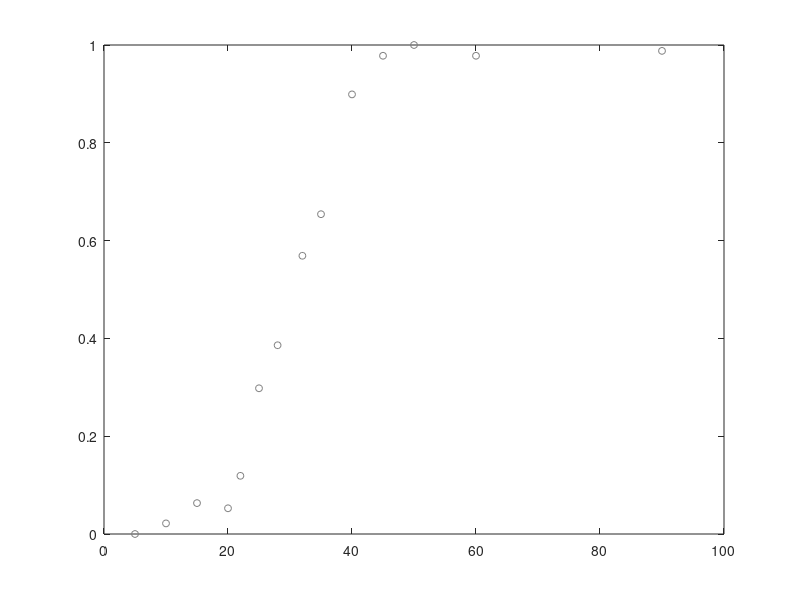

The MATLAB source for this figure: (Note: this script raises an error after producing the figure.)
function plot_figs_sample_code
%Written by Xing 13/07/14 to generate example figure, plot markers, draw
%fitted curve, and export to a file

truncateXLim=1;
plotDataPoints=1;

%specify styles of lines to plot:
trainingStageLineStyles=[{':'} {'--'} {'-'}];

%colours- red, green, blue:
lineCols=[{'r'} {[0/256 100/256 0/256]} {'b'}];%speficy shade of green

%create figure:
fig1=figure('Color',[1,1,1],'Units','Normalized','Position',[0.12, 0.08, 0.25, 0.8]);%'Position': left, bottom, width, height

sampleContrast=30;
xDataPoints=[5,10,15,20,22,25,28,32,35,40,45,50,60,90];
yDataPoints=[0,0.0217,0.0632,0.0526,0.119,0.298,0.386,0.569,0.654,0.899,0.978,1,0.978,0.988];

%plot draw data points in the form of circles:
if plotDataPoints==1;
    plot(xDataPoints,yDataPoints,'Marker','o','Color',[0.5 0.5 0.5],'LineStyle','none','MarkerSize',5);
    hold on%holds the current plot and all axis properties so that subsequent graphing commands add to the existing graph
end

%perform curve fitting:
X0=[2 30 0.2 0.1];%initialise parameters
X=fminsearch(@fit_weibull,X0,[],xDataPoints,yDataPoints,[],'least_square',[1 0 1 0],[20 0 max(yDataPoints) 0],[1 0 0 0],[0 0 0 0]);
X=[4.36,33.5,0.99,0.0069];

%generate values for plotting fitted curve
xvals=0:1:xDataPoints(end)+10;
yvals=1-X(4)-X(3).*exp(-(xvals./X(2)).^X(1));

%draw fitted curve:
plot(xvals,yvals,'Color','r','LineStyle','-');

sampleContrasts=[20 30 40];
testContrasts=[5,10,12,15,18,22,25,28,35,45,60,90;5,10,15,22,25,28,32,35,38,45,60,90;5,10,15,25,32,35,38,42,45,50,60,90];
for sampleContrastInd=1:length(sampleContrasts)
    testContrast=testContrasts(sampleContrastInd,:);
    rovingPerf=[0,0.143,0,0.0769,0.077,0.150,0.255,0.364,0.667,1,0.923,1;0.0588,0.0588,0,0.0926,0.0588,0.313,0.516,0.535,0.870,0.925,0.979,1;0,0.0571,0.0294,0.0833,0.105,0.241,0.320,0.370,0.653,0.972,1,0.971];
    for trainingStage=1:3
        subplot(3,1,sampleContrastInd);
        
        %plot raw data as circles:
        if plotDataPoints==1;
            %specify the marker type, marker colour, marker size, and line
            %style:
            plot(testContrasts(sampleContrastInd,:),rovingPerf(trainingStage,:),'Marker','o','Color',lineCols{sampleContrastInd},'LineStyle','none','MarkerSize',5);
        end
        hold on
        
        %plot a fitted function:
        X=fminsearch(@fit_weibull,X0,[],testContrasts(sampleContrastInd,:),rovingPerf(trainingStage,:),[],'least_square',[1 0 1 0],[20 0 max(rovingPerf(trainingStage,:)) 0],[1 0 0 0],[0 0 0 0]);
        xvals=0:1:testContrast(end)+10;
        yvals=1-X(4)-X(3).*exp(-(xvals./X(2)).^X(1));
        plot(xvals,yvals,'Color',lineCols{sampleContrastInd},'LineStyle',trainingStageLineStyles{trainingStage});
        
        %plot a straight line:
        PSE=X(2).*(-log((0.5-X(4))/X(3))).^(1/X(1));
        plot([PSE PSE],[0 1],'Color',lineCols{sampleContrastInd},'LineStyle',trainingStageLineStyles{trainingStage});
        
        %specify axis limits:
        if truncateXLim==1
            xlim([0 65]);
        end
        
        %remove axes to the right & on top:
        set(gca,'box','off');
    end
end
subplot(3,1,1);
title('Figure title');
xlabel('Contrast');
ylabel('Performance');
%To save, use File > Export Setup.
%Check requirements with journal or other publication outlets: image
%formats, sizes, colour mode.
%Specify desired settings, save template for repeated use.


%
%creating figures with transparency in Matlab:
fig2=figure('Color',[1,1,1],'Units','Normalized','Position',[0.12, 0.08, 0.3, 0.4]);%'Position': left, bottom, width, height
%create some data to plot:
mean1=30;
mean2=50;
sigma=10;
y1=normrnd(mean1,sigma,500,1);%500 normally distributed values with a mean of mean1 and an SD of sigma
y2=normrnd(mean2,sigma,500,1);%500 normally distributed values with a mean of mean2 and an SD of sigma
%set bin centres:
bins=0:1:100;
%generate histogram for first data set, y1:
hist(y1,bins);
%get the handle to the patch object that creates the histogram bar plot:
h = findobj(gca,'Type','patch');
%remove edge colour (automaticaly set to black):
set(h,'EdgeColor','none')
%set transparency (to 0.5):
set(h,'FaceColor','r','facealpha',0.5)
hold on
%do the same for y2:
hist(y2,bins);
h = findobj(gca,'Type','patch');
set(h,'facealpha',0.5,'EdgeColor','none')
%set x-axis limits
xlim([0 80]);
%remove axes to the right & on top:
set(gca,'box','off');
%export figure as an svg file
plot2svg

%
%creating figures and adjusting transparency in Adobe Illustrator:
fig2=figure('Color',[1,1,1],'Units','Normalized','Position',[0.12, 0.08, 0.3, 0.4]);%'Position': left, bottom, width, height
%create some data to plot:
mean1=30;
mean2=50;
sigma=10;
y1=normrnd(mean1,sigma,500,1);%500 normally distributed values with a mean of mean1 and an SD of sigma
y2=normrnd(mean2,sigma,500,1);%500 normally distributed values with a mean of mean2 and an SD of sigma
%set bin centres:
bins=0:1:100;
%generate histogram for first data set, y1:
hist(y1,bins);
h = findobj(gca,'Type','patch');
set(h,'FaceColor',[0 .5 .5],'EdgeColor','none')
hold on
%do the same for y2:
hist(y2,bins);
h = findobj(gca,'Type','patch');
set(h,'EdgeColor','none')
%set x-axis limits
xlim([0 80]);
%remove axes to the right & on top:
set(gca,'box','off');
xlabel('x data');
ylabel('y data');

close all hidden
